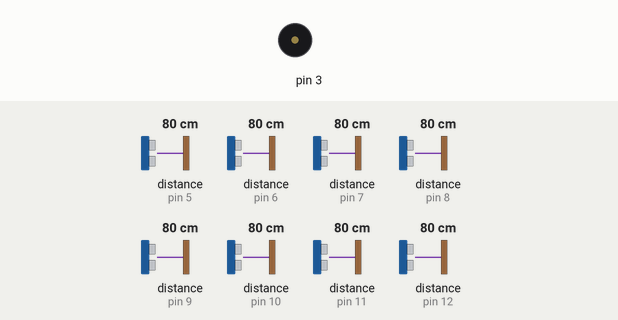
The sketch below on a simulated Arduino Uno, built with avr-gcc and run on an emulated ATmega328P. On the bench: buzzer (waves = sounding). Wiring (inferred from the names in the program): 8 × ultrasonic range finder: trigger pin 5, echo pin 5 / trigger pin 6, echo pin 6 / trigger pin 7, echo pin 7 / trigger pin 8, echo pin 8 / trigger pin 9, echo pin 9 / trigger pin 10, echo pin 10 / trigger pin 11, echo pin 11 / trigger pin 12, echo pin 12. The inputs (shaded band) are chosen by the test bench; at power-on: distance to the obstacle (sensors on pin 5, pin 6, pin 7, pin 8, pin 9, pin 10, pin 11, pin 12) 80 cm. The echo pulse lasts 58.3 µs per cm; what the sketch prints to the serial monitor is not drawn.

Above: at 1.0 s.
Timing chart, 0 to 4.8 s (numbered marks = the images above):
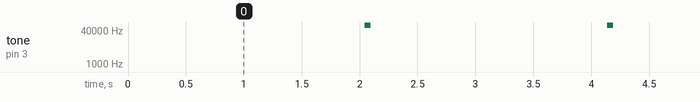

Measured:
- by itself, tone on pin 3: alternates 65236 Hz for 0.05 s and silent for 2.0 s

The sketch:

arduino_code.ino
```cpp
const int sensor_count = 8;
const int pingPins[sensor_count] = {12,11,10,9,8,7,6,5};
int min_dist = 120;
void setup() {
  Serial.begin(9600);
  pinMode(1, OUTPUT);
}

void loop() {
  long durations[sensor_count], cms[sensor_count];
  min_dist = 150;

  for (int i = 0; i < sensor_count; i++) {
    pinMode(pingPins[i], OUTPUT);
    digitalWrite(pingPins[i], LOW);
    delayMicroseconds(2);
    digitalWrite(pingPins[i], HIGH);
    delayMicroseconds(5);
    digitalWrite(pingPins[i], LOW);

    pinMode(pingPins[i], INPUT);
    durations[i] = pulseIn(pingPins[i], HIGH);

    cms[i] = microsecondsToCentimeters(durations[i]);
    min_dist = min(min_dist, cms[i]);

//    Serial.print("Sensor ");
//    Serial.print(i);
//    Serial.print(": ");
//    Serial.print(cms[i]);
//    Serial.print("   ");

    Serial.println(cms[i]);
    delay(250);
  }

//  Speaker Part
  Serial.println();

  tone(3,500 - min_dist*10, 100);
  delay(50);
  noTone(3);

  Serial.println(-1);

// LED part
  if(min_dist<10){
    digitalWrite(8, HIGH);
    delay(10);
    digitalWrite(8, LOW);
  }
}

long microsecondsToCentimeters(long microseconds) {
  return microseconds / 29 / 2;
}
```
